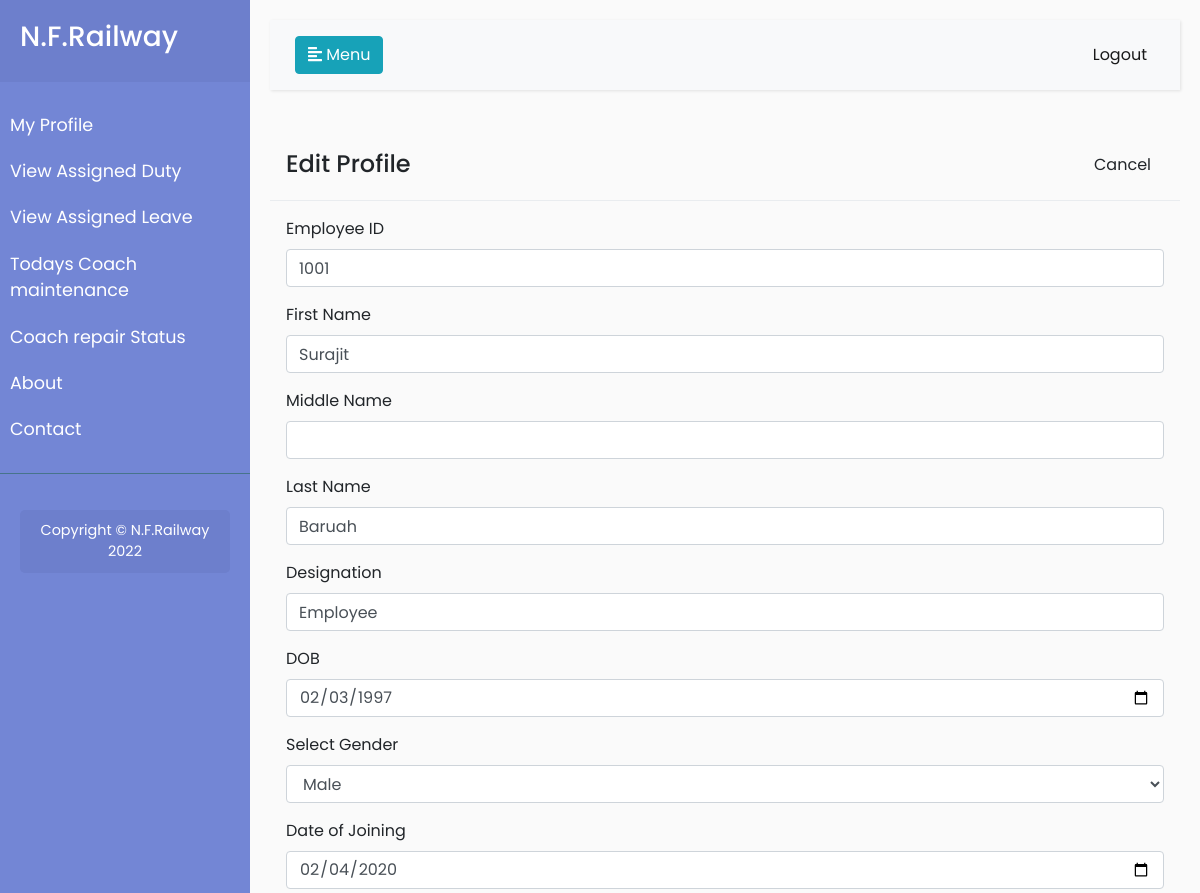
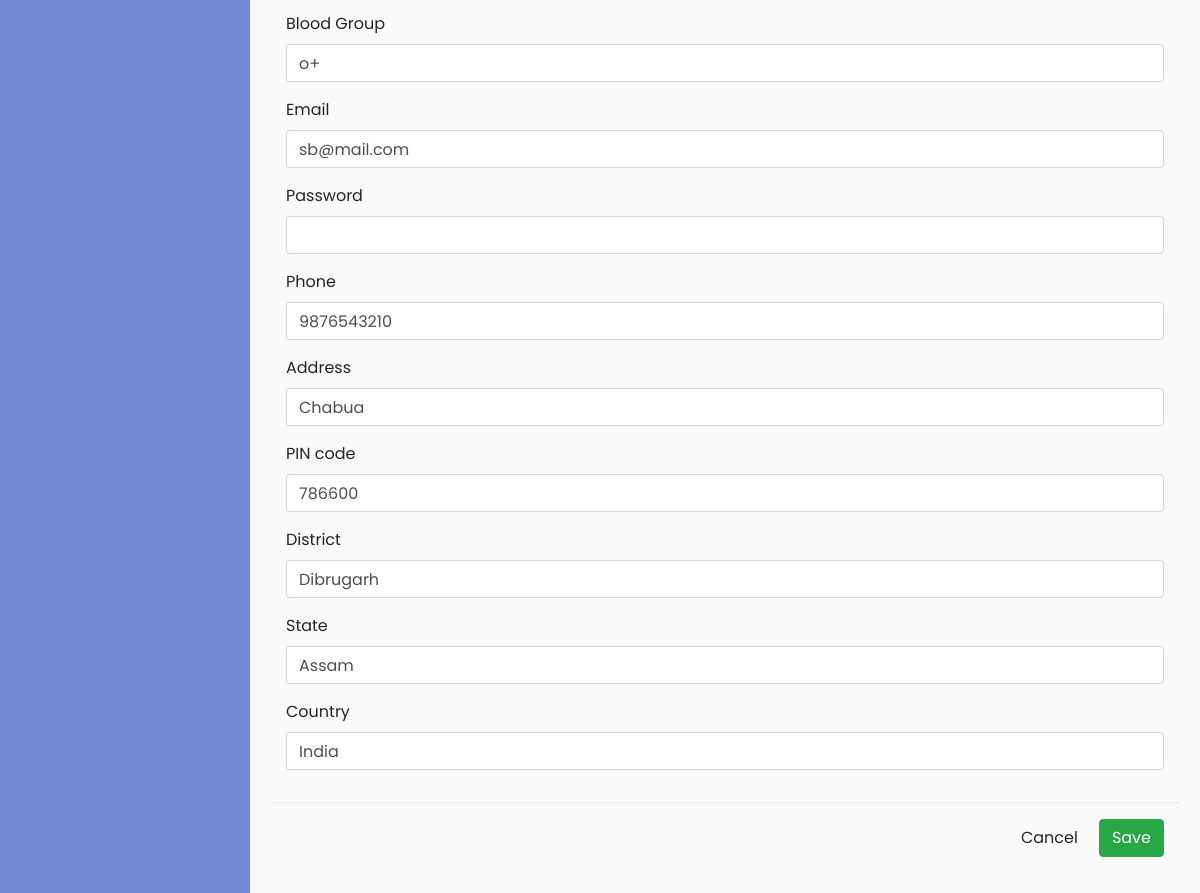
Screenshot of /employee/edit_profile_form.php?id=1001 (signed in) with the database file from the repository (2 pictures, top to bottom).
### tables this page shows
CREATE TABLE IF NOT EXISTS `employee` (
  `empid` varchar(100) NOT NULL,
  `fname` varchar(100) NOT NULL,
  `mname` varchar(100) NOT NULL,
  `lname` varchar(100) NOT NULL,
  `designation` varchar(100) NOT NULL,
  `dob` date NOT NULL,
  `gender` varchar(100) NOT NULL,
  `doj` date NOT NULL,
  `bgroup` varchar(100) NOT NULL,
  `email` varchar(100) NOT NULL,
  `password` varchar(100) NOT NULL,
  `contact` varchar(100) NOT NULL,
  `address` varchar(100) NOT NULL,
  `district` varchar(100) NOT NULL,
  `state` varchar(100) NOT NULL,
  `country` varchar(100) NOT NULL,
  `pin` varchar(100) NOT NULL,
  `created_on` timestamp NOT NULL DEFAULT CURRENT_TIMESTAMP,
  PRIMARY KEY (`empid`)
);

### employee/edit_profile_form.php (the view, shortened to what this page needs)
<!DOCTYPE html>
<html lang="en">
<head>
</head>
<body>
<?php include 'sidebar.php' ?>
        <form action="edit_profile.php" method="post" onsubmit="return formvalidation();">
				<div class="modal-header">
					<h4 class="modal-title">Edit Profile</h4>
					<a href="my_profile.php" class="btn btn-default">Cancel</a>
				</div>
                <?php
                    $sql = "SELECT * FROM employee WHERE empid = '$_GET[id]'";
                    $query = mysqli_query($conn,$sql);
                    $res = mysqli_fetch_array($query);
                ?>
				<div class="modal-body">
					<div class="form-group">
						<label>Employee ID</label>
						<input type="text" class="form-control" id="empid" name="empid" value="<?php echo $res['empid']; ?>" >
					</div>
					<div class="form-group">
						<label>First Name</label>
						<input type="text" class="form-control" name="fname" id="fname" value="<?php echo $res['fname']; ?>"  >
					</div>
					<div class="form-group">
						<label>Middle Name</label>
						<input type="text" class="form-control" name="mname" id="mname" value="<?php echo $res['mname']; ?>">
					</div>
					<div class="form-group">
						<label>Last Name</label>
						<input type="text" class="form-control" name="lname" id="lname" value="<?php echo $res['lname']; ?>" >
					</div>
					<div class="form-group">
						<label>Designation</label>
						<input type="text" class="form-control" name="designation" id="designation"  value="<?php echo $res['designation']; ?>" >
					</div>
					<div class="form-group">
						<label>DOB</label>
						<input type="date" id="dob" class="form-control" id="dob" name="dob" value="<?php echo $res['dob']; ?>" >
					</div>
					<div class="form-group">
						<label for="select employee">Select Gender</label>
						<select class="form-control" name="gender" id="gender" value="<?php echo $res['gender']; ?>">
						<option value="Male">Male</option>
						</select>
					</div>
					<div class="form-group">
						<label>Date of Joining</label>
						<input type="date" class="form-control" name="doj" id="doj" value="<?php echo $res['doj']; ?>" >
					</div>
					<div class="form-group">
						<label>Blood Group</label>
						<input type="text" class="form-control" name="bgroup" id="bgroup" value="<?php echo $res['bgroup']; ?>" >
					</div>
					<div class="form-group">
						<label>Email</label>
						<input type="email" class="form-control" name="email"  value="<?php echo $res['email']; ?>" >
					</div>
					<div class="form-group">
						<label>Password</label>
						<input type="password" id="password" class="form-control" id="password" name="password"  value="" >
					</div>
					<div class="form-group">
						<label>Phone</label>
						<input type="number" id="contact" class="form-control" name="contact" value="<?php echo $res['contact']; ?>" >
					</div>
					<div class="form-group">
						<label>Address</label>
						<input type="text" class="form-control" name="address" id="address" value="<?php echo $res['address']; ?>" >
					</div>
					<div class="form-group">
						<label>PIN code</label>
						<input type="number" id="pin" class="form-control" name="pin"  value="<?php echo $res['pin']; ?>" >
					</div>
					<div class="form-group">
						<label>District</label>
						<input type="text" class="form-control" id="district" name="district" value="<?php echo $res['district']; ?>" >
					</div>
					<div class="form-group">
						<label>State</label>
						<input type="text" class="form-control" id="state" name="state" value="<?php echo $res['state']; ?>" >
					</div>
					<div class="form-group">
						<label>Country</label>
						<input type="text" class="form-control" id="country" name="country"  value="<?php echo $res['country']; ?>" >
					</div>
				</div>
				<div class="modal-footer">
                <a href="my_profile.php" class="btn btn-default">Cancel</a>
					<input type="submit" class="btn btn-success" name="edit" value="Save">
				</div>
			</form>
</body>
</html>

### employee/style.css (style rules this page uses)
body { font-family: 'Poppins', sans-serif; background: #fafafa; }
a, a:hover, a:focus { color: inherit; text-decoration: none; transition: all 0.3s; }

### rows the page displays
employee: empid "1001", fname "Surajit", lname "Baruah", designation "Employee", dob "02/03/1997", gender "Male", doj "02/04/2020", bgroup "o+", email "sb@mail.com", contact "9876543210", address "Chabua", pin "786600", district "Dibrugarh", state "Assam", country "India"
